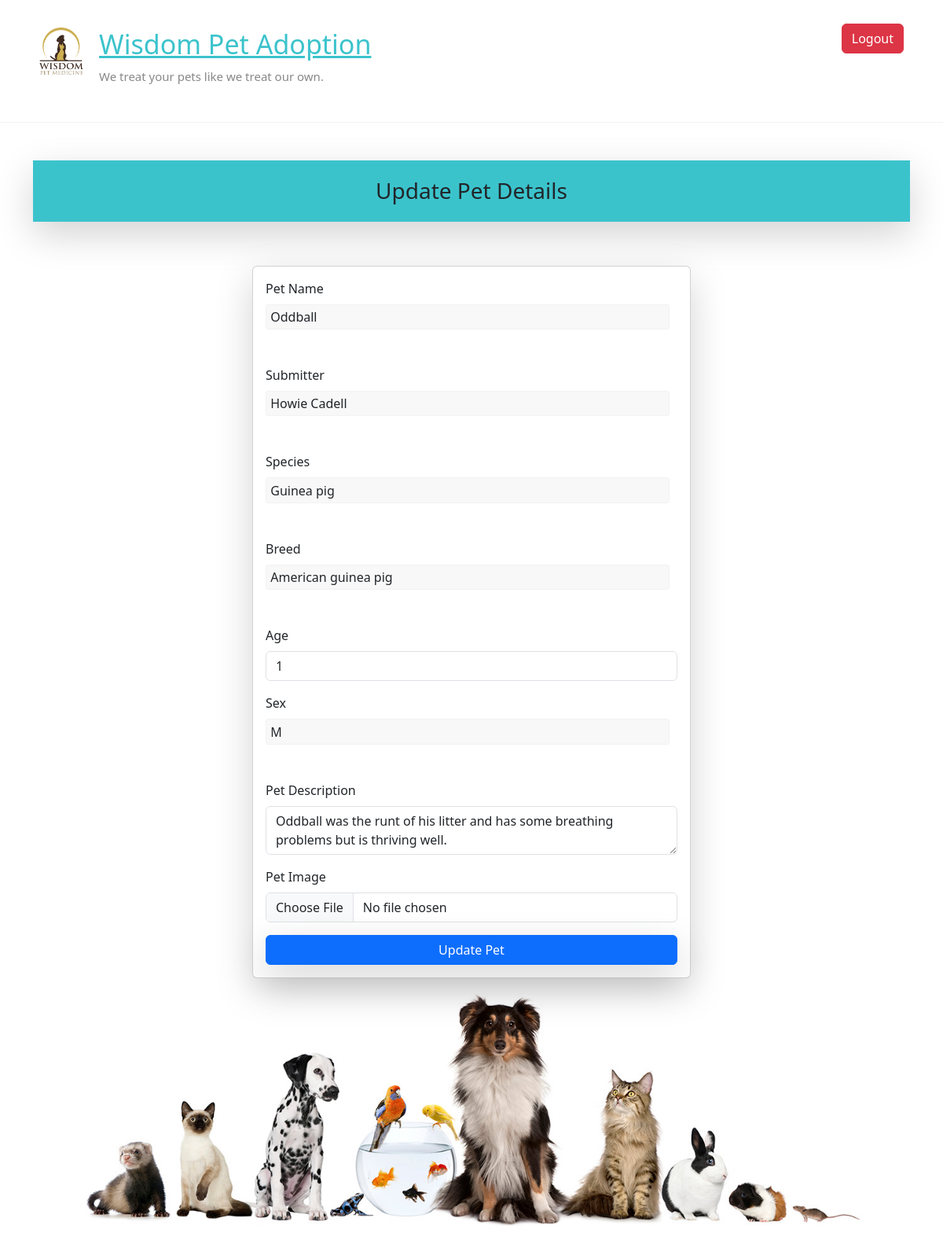
Page /update_pet/4/ (signed in) on the committed database.
### adoptions/models.py (models this page shows)
class Pet(models.Model):
    user=models.ForeignKey(User , on_delete=models.CASCADE, null = True , blank = True)
    SEX_CHOICES = [('M', 'Male'), ('F', 'Female')]
    name = models.CharField(max_length=100)
    submitter = models.CharField(max_length=100)
    species = models.CharField(max_length=30)
    breed = models.CharField(max_length=30, blank=True)
    description = models.TextField()
    sex = models.CharField(max_length=1, choices=SEX_CHOICES, blank=True)
    submission_date = models.DateTimeField()
    age = models.IntegerField(null=True)
    vaccinations = models.ManyToManyField('Vaccine', blank=True)
    pet_image=models.ImageField(null=True,upload_to="pet")

### adoptions/views.py (the view, shortened to what this page needs)
# urls.py: path('update_pet/<id>/',views.update_pet,name="update_pet"),
@login_required(login_url="/login/")
def update_pet(request,id):
    queryset = Pet.objects.get(id=id)
    context={'pet':queryset}
    return render(request, 'update_pet.html',context)

### adoptions/templates/update_pet.html (shortened to what this page needs)
{% extends "base.html" %}
{% block content %}
<div class="container mt-5">
    <h3 class="shadow-lg" style="text-align:center;margin-bottom:5%;padding:2%;background-color:rgb(59, 195, 204);;"> Update Pet Details </h3>
    <form class="col-6 mx-auto card p-3 shadow-lg" method="post" enctype="multipart/form-data">
        <div class="mb-3">
            <label for="name" class="form-label">Pet Name</label>
            <input type="text" name="name" value="{{pet.name}}" equired class="form-control">
        </div>
        <div class="mb-3">
            <label for="submitter" class="form-label">Submitter</label>
            <input type="text" name="submitter" value="{{pet.submitter}}" class="form-control" >
        </div>
        <div class="mb-3">
            <label for="species" class="form-label">Species</label>
            <input type="text" name="species" value="{{pet.species}}" class="form-control">
        </div>
        <div class="mb-3">
            <label for="breed" class="form-label">Breed</label>
            <input type="text" name="breed" value="{{pet.breed}}" class="form-control">
        </div>
        <div class="mb-3">
            <label for="age" class="form-label">Age</label>
            <input type="number" name="age" value="{{pet.age}}" class="form-control">
        </div>
        <div class="mb-3">
            <label for="sex" class="form-label">Sex</label>
            <input type="text" name="sex" value="{{pet.sex}}" class="form-control" placeholder="Enter 'M' for Male and 'F' for Female">
        </div>
        <div class="mb-3">
            <label for="description" class="form-label">Pet Description</label>
            <textarea name="description" class="form-control">{{pet.description}}</textarea>
        </div>
        <div class="mb-3">
            <label for="pet_image" class="form-label">Pet Image</label>
            <input type="file" name="pet_image" class="form-control">
        </div>
        <button type="submit" class="btn btn-primary shadow-lg">Update Pet</button>
    </form>
</div>
{% endblock%}

### public/static/style.css (style rules this page uses)
html, body, div, span, applet, object, iframe, h1, h2, h3, h4, h5, h6, p, blockquote, pre, a, abbr, acronym, address, big, cite, code, del, dfn, em, font, ins, kbd, q, s, samp, small, strike, strong, sub, sup, tt, var, dl, dt, dd, ol, ul, li, fieldset, form, label, legend, table, caption, tbody, tfoot, thead, tr, th, td { border: 0; font: inherit; font-size: 100%; font-style: inherit; font-weight: inherit; margin: 0; outline: 0; padding: 0; vertical-align: baseline; }
html { overflow-y: scroll; -webkit-text-size-adjust: 100%; -ms-text-size-adjust: 100%; }
h1, h2, h3, h4, h5, h6 { color: #666666; line-height: 1.4; padding-bottom: 15px; font-weight: normal; }
h3 { font-size: 26px; }
body, button, input, select, textarea { color: #888888; font-size: 15px; line-height: 1.5; font-family: 'Roboto', sans-serif; font-weight: 300; }
body { background: #f2f2f2; }
input, textarea { -webkit-border-radius: 0px; }
input[type="text"], input[type="url"], input[type="email"], input[type="search"], input[type="password"], textarea { -moz-appearance: none !important; -webkit-appearance: none !important; appearance: none !important; padding: 1%; border: 1px solid #f2f2f2; line-height: 20px; width: 98%; margin: 0 0 30px; background-color: #f8f8f8; -webkit-border-radius: 3px; -moz-border-radius: 3px; border-radius: 3px; }
.ample-button, input[type="reset"], input[type="button"], input[type="submit"], button { -moz-appearance: none !important; -webkit-appearance: none !important; appearance: none !important; color: #FFFFFF; display:inline-block; margin-bottom: 30px; padding: 5px 25px; cursor: pointer; background-color: #80abc8; border: 0px; -webkit-border-radius: 3px; -moz-border-radius: 3px; border-radius: 3px; font-size: 16px; }
body { padding-top: 30px; padding-bottom: 30px; }
body.wide { padding-top: 0; padding-bottom: 0; }

### rows in the picture
Pet: name "Oddball", submitter "Howie Cadell", species "Guinea pig", breed "American guinea pig", age "1", sex "M", description "Oddball was the runt of his litter and has some breathing problems but is thriving well."
